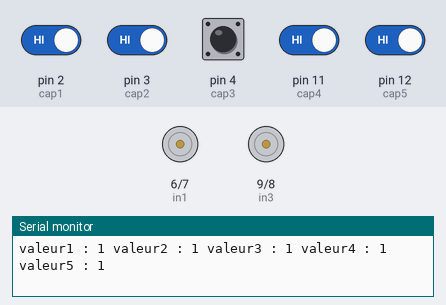
This sketch was run on a simulated Arduino Uno, built with avr-gcc and run on an emulated ATmega328P. Parts: motor-driver pin pairs drawn as motors (green arrow = first pin HIGH = forward, orange = second pin HIGH = backward, longer = more drive, scaled by the enable pin), the last lines printed to the serial monitor. The test bench sets the inputs (shaded band); at power-on: pin 2 (cap1), pin 3 (cap2), pin 4 (cap3), pin 11 (cap4), pin 12 (cap5) HIGH.

Above: at 1.2 s.
1.3 s: pin 2 (cap1) driven LOW
At 2.5 s:
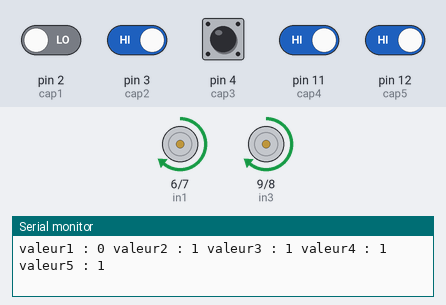
2.8 s: pin 3 (cap2) driven LOW
At 3.2 s:
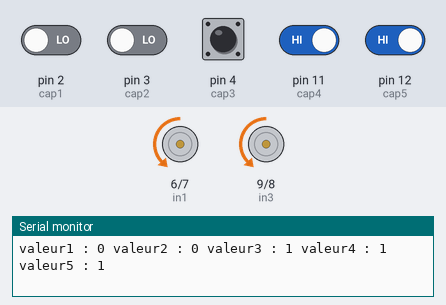
4.3 s: pin 11 (cap4) driven LOW
At 4.8 s:
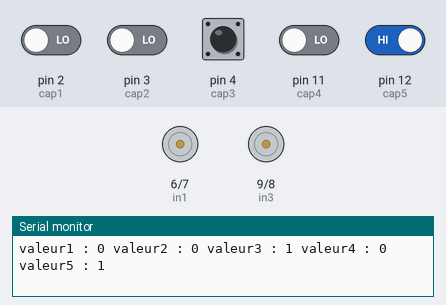
7.3 s: pin 12 (cap5) driven LOW
At 8.2 s:
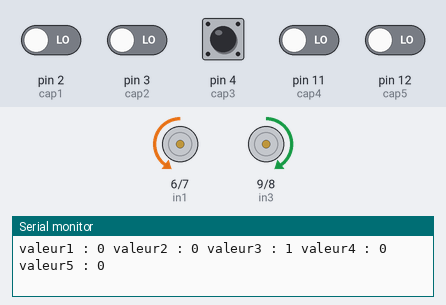
8.8 s: pin 3 (cap2) driven HIGH
At 9.9 s:
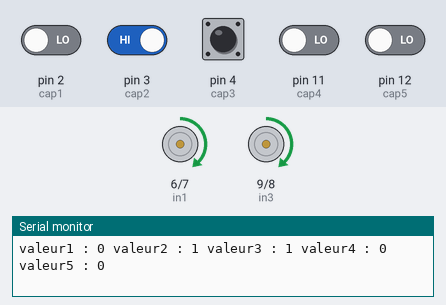
10.3 s: pin 11 (cap4) driven HIGH
At 11.6 s:
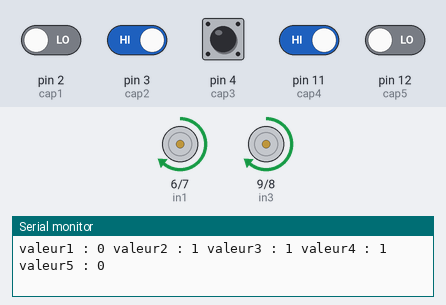
Timing chart, 0 to 12.8 s (numbered marks = the images above; inputs shaded):
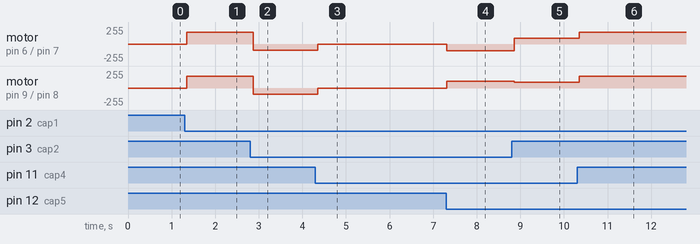

Measured:
- after the input at 1.3 s, motor on pin 6 (in1) / pin 7 (in2), motor on pin 9 (in3) / pin 8 (in4): stopped → forward 180/255 after 0.05 s
- after the input at 2.8 s, motor on pin 6 (in1) / pin 7 (in2), motor on pin 9 (in3) / pin 8 (in4): forward 180/255 → backward 90/255 after 0.07 s
- after the input at 4.3 s, motor on pin 6 (in1) / pin 7 (in2), motor on pin 9 (in3) / pin 8 (in4): backward 90/255 → stopped after 0.05 s
- after the input at 7.3 s, motor on pin 6 (in1) / pin 7 (in2): stopped → backward 100/255 at once; motor on pin 9 (in3) / pin 8 (in4): stopped → forward 100/255 at once
- after the input at 8.8 s, motor on pin 6 (in1) / pin 7 (in2): backward 100/255 → forward 90/255 after 0.06 s; motor on pin 9 (in3) / pin 8 (in4): forward 100/255 → forward 90/255 after 0.06 s
- after the input at 10.3 s, motor on pin 6 (in1) / pin 7 (in2), motor on pin 9 (in3) / pin 8 (in4): forward 90/255 → forward 180/255 after 0.05 s

The sketch:

robot_suiveur.ino
```cpp
const int ena = 5, in1 = 6, in2 = 7, in3 = 9, in4 = 8, enb = 10;
const int cap1 = 2, cap2 = 3, cap3 = 4, cap4 = 11, cap5 = 12;

void setup() {
  Serial.begin(9600);
  pinMode(in1, OUTPUT);
  pinMode(in2, OUTPUT);
  pinMode(in3, OUTPUT);
  pinMode(in4, OUTPUT);

  pinMode(ena, OUTPUT);
  pinMode(enb, OUTPUT);

  pinMode(cap1, INPUT);
  pinMode(cap2, INPUT);
  pinMode(cap3, INPUT);
  pinMode(cap4, INPUT);
  pinMode(cap5, INPUT);
}

void loop() {

  int capt1 = digitalRead(cap1);
  int capt2 = digitalRead(cap2);
  int capt3 = digitalRead(cap3);
  int capt4 = digitalRead(cap4);
  int capt5 = digitalRead(cap5);
  Serial.print("valeur1 : ");
  Serial.print(capt1);
  Serial.print(" ");
  Serial.print("valeur2 : ");
  Serial.print(capt2);
  Serial.print(" ");
  Serial.print("valeur3 : ");
  Serial.print(capt3);
  Serial.print(" ");
  Serial.print("valeur4 : ");
  Serial.print(capt4);
  Serial.print(" ");
  Serial.print("valeur5 : ");
  Serial.print(capt5);
  Serial.println(" ");


  delay(1);

  final();


}


void avancer() {
  digitalWrite(in1, 0);
  digitalWrite(in2, 1);
  digitalWrite(in3, 1);
  digitalWrite(in4, 0);
  analogWrite(ena, 100);
  analogWrite(enb, 100);
}

void reculer() {
  digitalWrite(in1, 1);
  digitalWrite(in2, 0);
  digitalWrite(in3, 0);
  digitalWrite(in4, 1);
  analogWrite(ena, 100);
  analogWrite(enb, 100);
}

void arreter() {
  digitalWrite(in1, 1);
  digitalWrite(in2, 0);
  digitalWrite(in3, 1);
  digitalWrite(in4, 0);
  analogWrite(ena, 0);
  analogWrite(enb, 0);
}

void gauche() {
  digitalWrite(in1, 1);
  digitalWrite(in2, 0);
  digitalWrite(in3, 1);
  digitalWrite(in4, 0);
  analogWrite(ena, 90);
  analogWrite(enb, 90);
}

void droite() {
  digitalWrite(in1, 0);
  digitalWrite(in2, 1);
  digitalWrite(in3, 0);
  digitalWrite(in4, 1);
  analogWrite(ena, 90);
  analogWrite(enb, 90);
}

void rotation_g() {
  digitalWrite(in1, 1);
  digitalWrite(in2, 0);
  digitalWrite(in3, 1);
  digitalWrite(in4, 0);
  analogWrite(ena, 180);
  analogWrite(enb, 180);
}
void rotation_d() {
  digitalWrite(in1, 0);
  digitalWrite(in2, 1);
  digitalWrite(in3, 0);
  digitalWrite(in4, 1);
  analogWrite(ena, 110);
  analogWrite(enb, 100);
}

void final() {
  int capt1 = digitalRead(cap1);
  int capt2 = digitalRead(cap2);
  int capt3 = digitalRead(cap3);
  int capt4 = digitalRead(cap4);
  int capt5 = digitalRead(cap5);

  if (capt1 == 0 && capt2 == 0 && capt3 == 1 && capt4 == 0 && capt5 == 0) {
    avancer();
    delay(1);
  }

  else if (capt1 == 0 && capt2 == 1 && capt3 == 1 && capt4 == 0 && capt5 == 0) {
    gauche();
    delay(1);
  }
  else if (capt1 == 1 && capt2 == 0 && capt3 == 0 && capt4 == 0 && capt5 == 0) {
    rotation_g();
    delay(250);
 }
  else if (capt1 == 1 && capt2 == 1 && capt3 == 0 && capt4 == 0 && capt5 == 0) {
    gauche();
    delay(10);
 }
  else if (capt1 == 1 && capt2 == 1 && capt3 == 1 && capt4 == 0 && capt5 == 0) {
    rotation_g();
    delay(100);
  }
  else if (capt1 == 0 && capt2 == 1 && capt3 == 0 && capt4 == 0 && capt5 == 0) {
    gauche();
    delay(1);
 }
  else if (capt1 == 0 && capt2 == 0 && capt3 == 0 && capt4 == 1 && capt5 == 0) {
    rotation_d();
    delay(250);
 }
  else if (capt1 == 0 && capt2 == 0 && capt3 == 1 && capt4 == 1 && capt5 == 0) {
    droite();
    delay(1);
  }
  else if (capt1 == 0 && capt2 == 0 && capt3 == 0 && capt4 == 0 && capt5 == 1) {
    rotation_d();
    delay(1);
  }
  else if (capt1 == 0 && capt2 == 0 && capt3 == 0 && capt4 == 1 && capt5 == 1) {
    droite();
    delay(10);
  }
  else if (capt1 == 0 && capt2 == 0 && capt3 == 1 && capt4 == 1 && capt5 == 1) {
    droite();
    delay(10);
  }
  else if (capt1 == 0 && capt2 == 1 && capt3 == 1 && capt4 == 0 && capt5 == 1) {
    rotation_d();
    delay(1);
  }
  else if (capt1 == 1 && capt2 == 1 && capt3 == 1 && capt4 == 1 && capt5 == 0) {
    rotation_g();
    delay(250);
  }
  else if (capt1 == 0 && capt2 == 1 && capt3 == 1 && capt4 == 1 && capt5 == 1) {
    rotation_g();
    delay(150);
  }
  else if (capt1 == 0 && capt2 == 1 && capt3 == 1 && capt4 == 1 && capt5 == 0) {
    rotation_g();
    delay(150);
  }
  else if (capt1 == 1 && capt2 == 0 && capt3 == 1 && capt4 == 0 && capt5 == 0) {
    rotation_g();
    delay(350);
  }
  else {
    arreter();
  }
}
```
